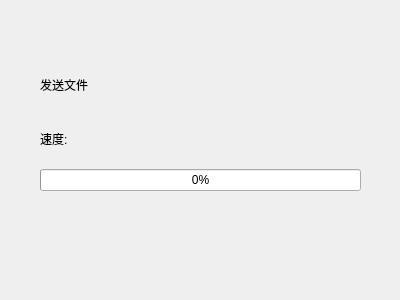
<?xml version="1.0" encoding="UTF-8"?>
<ui version="4.0">
 <class>ReceiveFile</class>
 <widget class="QDialog" name="ReceiveFile">
  <property name="geometry">
   <rect>
    <x>0</x>
    <y>0</y>
    <width>400</width>
    <height>300</height>
   </rect>
  </property>
  <property name="windowTitle">
   <string>Dialog</string>
  </property>
  <widget class="QWidget" name="verticalLayoutWidget">
   <property name="geometry">
    <rect>
     <x>40</x>
     <y>60</y>
     <width>321</width>
     <height>131</height>
    </rect>
   </property>
   <layout class="QVBoxLayout" name="verticalLayout">
    <item>
     <widget class="QLabel" name="nameLabel">
      <property name="text">
       <string>发送文件</string>
      </property>
     </widget>
    </item>
    <item>
     <widget class="QLabel" name="speedLabel">
      <property name="text">
       <string>速度:</string>
      </property>
     </widget>
    </item>
    <item>
     <widget class="QProgressBar" name="progressBar">
      <property name="value">
       <number>0</number>
      </property>
     </widget>
    </item>
   </layout>
  </widget>
 </widget>
 <resources/>
 <connections/>
</ui>
